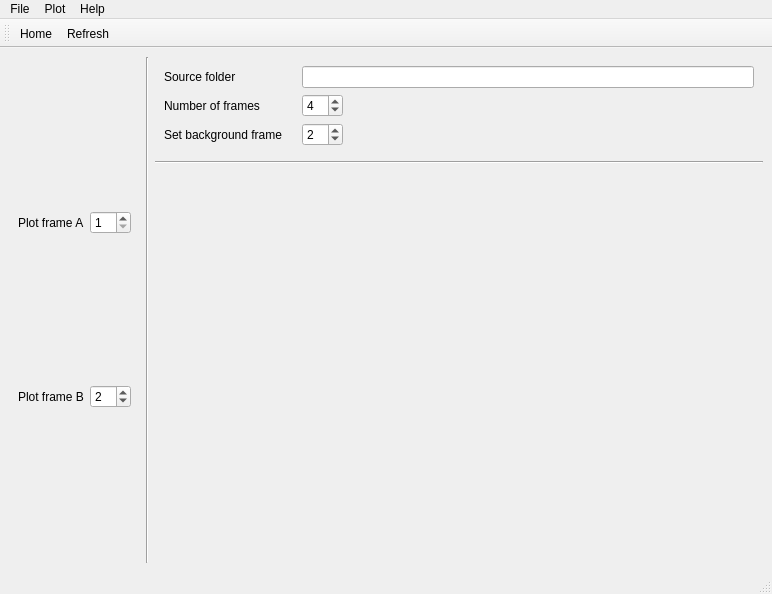
<?xml version="1.0" encoding="UTF-8"?>
<ui version="4.0">
 <class>MainWindow</class>
 <widget class="QMainWindow" name="MainWindow">
  <property name="geometry">
   <rect>
    <x>0</x>
    <y>0</y>
    <width>772</width>
    <height>594</height>
   </rect>
  </property>
  <property name="windowTitle">
   <string>ELENA</string>
  </property>
  <property name="windowIcon">
   <iconset>
    <normaloff>:/basic-ui/icons/111267-basic-ui/svg/eye-close-up.svg</normaloff>:/basic-ui/icons/111267-basic-ui/svg/eye-close-up.svg</iconset>
  </property>
  <property name="toolTip">
   <string/>
  </property>
  <property name="documentMode">
   <bool>false</bool>
  </property>
  <widget class="QWidget" name="mainWindowContents">
   <layout class="QGridLayout" name="gridLayout" rowstretch="0,0,1" columnstretch="0,0,1">
    <item row="0" column="1" rowspan="3">
     <widget class="Line" name="lineVertical">
      <property name="orientation">
       <enum>Qt::Vertical</enum>
      </property>
     </widget>
    </item>
    <item row="1" column="2">
     <widget class="Line" name="line">
      <property name="orientation">
       <enum>Qt::Horizontal</enum>
      </property>
     </widget>
    </item>
    <item row="0" column="0" rowspan="3">
     <widget class="FramesQWidget" name="framesWidget" native="true">
      <property name="sizePolicy">
       <sizepolicy hsizetype="Minimum" vsizetype="Preferred">
        <horstretch>0</horstretch>
        <verstretch>0</verstretch>
       </sizepolicy>
      </property>
      <layout class="QGridLayout" name="framesGridLayout">
       <item row="0" column="0">
        <widget class="QLabel" name="plotFrameALabel">
         <property name="text">
          <string>Plot frame A</string>
         </property>
        </widget>
       </item>
       <item row="0" column="1">
        <widget class="QSpinBox" name="plotFrameASpinBox">
         <property name="minimum">
          <number>1</number>
         </property>
        </widget>
       </item>
       <item row="1" column="0">
        <widget class="QLabel" name="plotFrameBLabel">
         <property name="text">
          <string>Plot frame B</string>
         </property>
        </widget>
       </item>
       <item row="1" column="1">
        <widget class="QSpinBox" name="plotFrameBSpinBox">
         <property name="minimum">
          <number>1</number>
         </property>
         <property name="value">
          <number>2</number>
         </property>
        </widget>
       </item>
       <item row="2" column="0" colspan="2">
        <layout class="QVBoxLayout" name="framesPlotLayout"/>
       </item>
      </layout>
     </widget>
    </item>
    <item row="2" column="2">
     <widget class="OdQWidget" name="odWidget" native="true">
      <layout class="QVBoxLayout" name="odLayout"/>
     </widget>
    </item>
    <item row="0" column="2">
     <widget class="QWidget" name="inputWidget" native="true">
      <layout class="QFormLayout" name="formLayout">
       <property name="fieldGrowthPolicy">
        <enum>QFormLayout::ExpandingFieldsGrow</enum>
       </property>
       <property name="horizontalSpacing">
        <number>20</number>
       </property>
       <item row="1" column="0">
        <widget class="QLabel" name="numberOfFramesLabel">
         <property name="sizePolicy">
          <sizepolicy hsizetype="Preferred" vsizetype="Preferred">
           <horstretch>0</horstretch>
           <verstretch>0</verstretch>
          </sizepolicy>
         </property>
         <property name="minimumSize">
          <size>
           <width>0</width>
           <height>0</height>
          </size>
         </property>
         <property name="text">
          <string>Number of frames</string>
         </property>
        </widget>
       </item>
       <item row="1" column="1">
        <widget class="QSpinBox" name="numberOfFramesSpinBox">
         <property name="sizePolicy">
          <sizepolicy hsizetype="Preferred" vsizetype="Fixed">
           <horstretch>0</horstretch>
           <verstretch>0</verstretch>
          </sizepolicy>
         </property>
         <property name="alignment">
          <set>Qt::AlignLeading|Qt::AlignLeft|Qt::AlignVCenter</set>
         </property>
         <property name="suffix">
          <string/>
         </property>
         <property name="value">
          <number>4</number>
         </property>
        </widget>
       </item>
       <item row="2" column="0">
        <widget class="QLabel" name="setBackgroundFrameLabel">
         <property name="sizePolicy">
          <sizepolicy hsizetype="MinimumExpanding" vsizetype="Preferred">
           <horstretch>0</horstretch>
           <verstretch>0</verstretch>
          </sizepolicy>
         </property>
         <property name="text">
          <string>Set background frame</string>
         </property>
        </widget>
       </item>
       <item row="2" column="1">
        <widget class="QSpinBox" name="setBackgroundFrameSpinBox">
         <property name="sizePolicy">
          <sizepolicy hsizetype="Preferred" vsizetype="Fixed">
           <horstretch>0</horstretch>
           <verstretch>0</verstretch>
          </sizepolicy>
         </property>
         <property name="minimum">
          <number>1</number>
         </property>
         <property name="value">
          <number>2</number>
         </property>
        </widget>
       </item>
       <item row="0" column="0">
        <widget class="QLabel" name="sourceFolderLabel">
         <property name="text">
          <string>Source folder</string>
         </property>
        </widget>
       </item>
       <item row="0" column="1">
        <widget class="QLineEdit" name="sourceFolderLineEdit"/>
       </item>
      </layout>
     </widget>
    </item>
   </layout>
  </widget>
  <widget class="QMenuBar" name="menuBar">
   <property name="geometry">
    <rect>
     <x>0</x>
     <y>0</y>
     <width>772</width>
     <height>28</height>
    </rect>
   </property>
   <widget class="QMenu" name="menuFile">
    <property name="title">
     <string>File</string>
    </property>
    <addaction name="actionHome"/>
   </widget>
   <widget class="QMenu" name="menuPlot">
    <property name="title">
     <string>Plot</string>
    </property>
    <addaction name="actionRefresh"/>
   </widget>
   <widget class="QMenu" name="menuHelp">
    <property name="title">
     <string>Help</string>
    </property>
    <addaction name="actionInfo"/>
   </widget>
   <addaction name="menuFile"/>
   <addaction name="menuPlot"/>
   <addaction name="menuHelp"/>
  </widget>
  <widget class="QToolBar" name="toolBar">
   <property name="windowTitle">
    <string>toolBar</string>
   </property>
   <attribute name="toolBarArea">
    <enum>TopToolBarArea</enum>
   </attribute>
   <attribute name="toolBarBreak">
    <bool>false</bool>
   </attribute>
   <addaction name="actionHome"/>
   <addaction name="actionRefresh"/>
  </widget>
  <widget class="QStatusBar" name="statusBar"/>
  <action name="actionHome">
   <property name="icon">
    <iconset>
     <normaloff>:/basic-ui/icons/111267-basic-ui/svg/home-button.svg</normaloff>:/basic-ui/icons/111267-basic-ui/svg/home-button.svg</iconset>
   </property>
   <property name="text">
    <string>Home</string>
   </property>
  </action>
  <action name="actionRefresh">
   <property name="icon">
    <iconset>
     <normaloff>:/basic-ui/icons/111267-basic-ui/svg/refresh-arrow.svg</normaloff>:/basic-ui/icons/111267-basic-ui/svg/refresh-arrow.svg</iconset>
   </property>
   <property name="text">
    <string>Refresh</string>
   </property>
   <property name="shortcut">
    <string>F5</string>
   </property>
  </action>
  <action name="actionInfo">
   <property name="icon">
    <iconset>
     <normaloff>:/basic-ui/icons/111267-basic-ui/svg/left-justification-button.svg</normaloff>:/basic-ui/icons/111267-basic-ui/svg/left-justification-button.svg</iconset>
   </property>
   <property name="text">
    <string>Info</string>
   </property>
   <property name="shortcut">
    <string>F11</string>
   </property>
  </action>
 </widget>
 <customwidgets>
  <customwidget>
   <class>OdQWidget</class>
   <extends>QWidget</extends>
   <header>.odqwidget.h</header>
   <container>1</container>
  </customwidget>
  <customwidget>
   <class>FramesQWidget</class>
   <extends>QWidget</extends>
   <header>.framesqwidget.h</header>
   <container>1</container>
  </customwidget>
 </customwidgets>
 <resources>
  <include location="resources.qrc"/>
 </resources>
 <connections/>
</ui>
